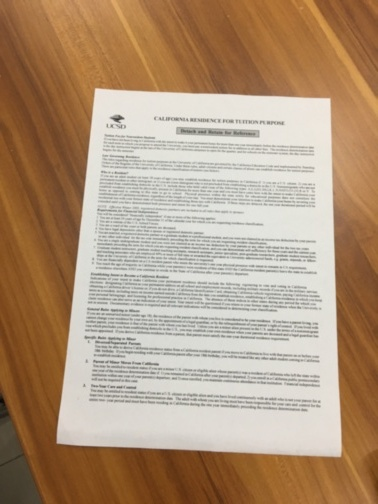
#> input picture data/000026.jpg, 378 x 504 px
$ python transform.py
#> lines starting #> are read from the running program, lines starting #| are printed output that depends on the picture
### utils.py
import numpy as np
import multiprocessing


class Conv2d_MULTITHREADS:
    '''
    使用矩阵乘法实现卷积操作
    '''

    # [61 lines left out: functions __init__, workers, __call__, not called in this run]


class Conv2d:
    '''
    使用矩阵乘法实现卷积操作
    '''

    def __init__(self, k, s, c_in, c_out, mode='same', weight=None):
        '''

        :param k: kernel size
        :param s: stride
        :param c_in: in feature maps
        :param c_out: out feature maps
        :param mode: choose in ['same','valid','full']
        :param weight: kernel data
        '''
        self.k, self.s, self.c_in, self.c_out, self.mode = k, s, c_in, c_out, mode
        if weight is None:
            self.weight = np.random.random((c_in, k, k, c_out))
        else:
            self.weight = weight
        assert mode in ['same', 'full', 'valid']

    def filter(self, image):
        h, w = image.shape
        if self.mode == "same":
            p_h = (self.s * (h - 1) + self.k - h) // 2
            p_w = (self.s * (w - 1) + self.k - w) // 2
        elif self.mode == 'valid':
            p_h, p_w = 0, 0
        elif self.mode == 'full':
            p_h, p_w = self.k - 1, self.k - 1
        else:
            assert False, 'error mode'
        out_h = (h + 2 * p_h - self.k) // self.s + 1
        out_w = (w + 2 * p_w - self.k) // self.s + 1

        # 填充后的image
        padded_img = np.zeros((h + 2 * p_h, w + 2 * p_w))
        padded_img[p_h:p_h + h, p_w:p_w + w] = image
        # image_mat
        image_mat = np.zeros((out_h * out_w, self.k * self.k))
        row = 0
        for i in range(out_h):
            for j in range(out_w):
                window = padded_img[i * self.s:(i * self.s + self.k), j * self.s:(j * self.s + self.k)]

                image_mat[row] = window.flatten()
                row += 1
        # 矩阵乘法
        res = np.dot(image_mat, self.weight.flatten())
        res = np.reshape(res, (out_h, out_w))
        return res

    def __call__(self, image):
        assert image.shape[
                   0] == self.c_in, f"image in channel {image.shape[0]} not equal to weight channel {self.weight.shape[0]}"
        c, h, w = image.shape
        if self.mode == "same":
            p_h = (self.s * (h - 1) + self.k - h) // 2
            p_w = (self.s * (w - 1) + self.k - w) // 2
        elif self.mode == 'valid':
            p_h, p_w = 0, 0
        elif self.mode == 'full':
            p_h, p_w = self.k - 1, self.k - 1
        else:
            assert False, 'error mode'
        out_h = (h + 2 * p_h - self.k) // self.s + 1
        out_w = (w + 2 * p_w - self.k) // self.s + 1

        # 填充后的image
        padded_img = np.zeros((c, h + 2 * p_h, w + 2 * p_w))
        padded_img[:, p_h:p_h + h, p_w:p_w + w] = image
        # image_mat
        image_mat = np.zeros((out_h * out_w, self.k * self.k * c))
        row = 0
        for i in range(out_h):
            for j in range(out_w):
                window = padded_img[:, i * self.s:(i * self.s + self.k), j * self.s:(j * self.s + self.k)]
                image_mat[row] = window.flatten()
                row += 1
        # 矩阵乘法
        res = np.dot(image_mat, self.weight.reshape(-1, self.c_out))
        res = np.reshape(res, (out_h, out_w, self.c_out))
        return np.transpose(res, (2, 0, 1))


# [5 lines that do not run on import are left out]

### corner_detection.py
import cv2
import numpy as np
import math
import matplotlib.pyplot as plt
import example
'''
可调参数
@get_grad_img: grad阈值
'''


# [52 lines left out: function filter2D, not called in this run]


def make_gauss_filter(size, std_D):
    assert size % 2 == 1
    start = int(size / 2)
    x = np.arange(-start, start + 1)
    x = np.ravel(np.tile(x, (size, 1)))
    y = np.arange(start, -start - 1, step=-1)
    y = np.repeat(y, size)
    power = -(x * x + y * y) / (2 * std_D * std_D)
    filter = np.exp(power) / (2 * np.pi * std_D * std_D)
    filter = filter / np.sum(filter)
    return np.reshape(filter, (size, size))


def get_grad_img(gray_img):
    filter_size = 5
    gauss = make_gauss_filter(filter_size, 1.1)

    # 1.朴素卷积
    # smoothed_img = filter2D(gray_img, kernel=gauss)

    # 2. im2col卷积
    from utils import Conv2d_MULTITHREADS as Conv2d
    from utils import Conv2d
    filter2D=Conv2d(filter_size,1,1,1,weight=gauss[np.newaxis,:],mode='valid')
    smoothed_img = filter2D.filter(gray_img)

    # 3. c++ im2col
    # smoothed_img=example.conv2d(1,"valid",gauss,gray_img)

    # 4. c++ im2col threads
    # smoothed_img = example.conv2d_multi(1, "valid", gauss, gray_img)

    # 5. conv pure
    # smoothed_img = example.conv2d_pure(1, "valid", gauss, gray_img)

    row_ind, col_ind = np.where(smoothed_img > 255)
    smoothed_img[row_ind, col_ind] = 255
    # 显示灰度图
    # cv2.imshow('wind', np.uint8(smoothed_img))
    # cv2.waitKey(0)

    laplace = np.array(
        [
            [0, -1, 0],
            [-1, 4, -1],
            [0, -1, 0]
        ],
        dtype=np.float32
    )

    # 1.
    # grad_img = filter2D(smoothed_img, kernel=laplace)

    # 2.
    filter2D = Conv2d(3, 1, 1, 1, weight=laplace[np.newaxis, :],mode='valid')
    grad_img=filter2D(smoothed_img[np.newaxis,:])[0]

    # [11 lines of commented-out code are left out]
    grad_img = np.where(grad_img > 7, grad_img, 0)
    # plt.imshow(grad_img,cmap="gray")
    # plt.show()
    return grad_img


def houghLines(grad_img):
    """
    从梯度图进行hough变换，检测直线
    :param grad_img: 梯度图
    :return: 检测出来的直线的极坐标表示
    """
    # --------------------------------------投票------------------------------------------
    rho_max = math.sqrt(grad_img.shape[0] * grad_img.shape[0] + grad_img.shape[1] * grad_img.shape[1])
    m, n = 180, 2000
    theta_range = np.linspace(0, np.pi, m)
    rho_range = np.linspace(-rho_max, rho_max, n)
    # 投票的表格
    vote_table = np.zeros(shape=(m, n))

    row_cor, col_cor = np.where(grad_img > 0)  # 挑出有选举权的点,假设有K个
    cor_mat = np.stack((row_cor, col_cor), axis=1)  # K*2
    K = cor_mat.shape[0]

    cos_theta = np.cos(theta_range)
    sin_theta = np.sin(theta_range)
    # 这是一个大坑，row实际对应的是y
    # theta_mat = np.stack((cos_theta, sin_theta), axis=0)  # 2*m
    theta_mat = np.stack((sin_theta, cos_theta), axis=0)  # 2*m

    y_mat = np.matmul(cor_mat, theta_mat)  # K*m

    rho_ind = (
            (y_mat - (-rho_max)) * (n - 1) / (rho_max - (-rho_max))
    ).astype(np.int32)  # K*m
    rho_ind = np.ravel(rho_ind, order='F')  # 在列方向stack

    theta_ind = np.arange(0, m)[:, np.newaxis]
    theta_ind = np.repeat(theta_ind, K)

    np.add.at(vote_table, (theta_ind, rho_ind), 1)  # 在vote_table中投票
    # ----------------------------------过滤 1： 选出不同的直线-------------------------------
    # 取出top_k条不同的直线
    top_k = 4
    # unravel_index: https://www.jianshu.com/p/a7e19847bd39 -> 将一维index转换到(m,n)维上
    argmax_ind = np.dstack(np.unravel_index(np.argsort(-vote_table.ravel(), ), (m, n)))
    argmax_ind = argmax_ind[0, :, :]
    valid_lines = np.zeros((top_k, 2))
    exist_num = 0
    for i in range(0, m * n):
        row_ind, col_ind = tuple(argmax_ind[i])
        theta = theta_range[row_ind]
        rho = rho_range[col_ind]
        if is_new_line(theta, rho, valid_lines, exist_num):
            # 遇到新的线了
            valid_lines[exist_num][0] = theta
            valid_lines[exist_num][1] = rho
            exist_num += 1
            if exist_num == 4:
                area, points = get_area(valid_lines)
                too_small = is_too_small(area, grad_img.shape)
                if too_small:
                    exist_num -= 1
            if exist_num >= top_k:
                break
    return valid_lines


def is_too_small(area, shape):
    img_area = shape[0] * shape[1]
    rate = area / img_area
    # print(rate)
    if rate < 1 / 3:
        return True


def get_area(polar_lines):
    # 1. 为了化简计算,把直线分成接近水平/垂直, 两种直线
    vert_ind = np.abs(polar_lines[:, 0] - 1.5) > 0.5
    vert_lines = polar_lines[vert_ind, :]  # 接近垂直的直线
    hori_lines = polar_lines[np.logical_not(vert_ind), :]  # 接近水平的直线

    # 排序: 为了能够组成正方形,先进行排序
    test = np.argsort(np.abs(vert_lines[:, 1]))
    vert_lines = vert_lines[test, :]

    test = np.argsort(np.abs(hori_lines[:, 1]))
    hori_lines = hori_lines[test, :]

    # 2. 计算交点
    points = []
    num_vert_lines = vert_lines.shape[0]
    num_hori_lines = hori_lines.shape[0]
    for i in range(num_vert_lines):
        for j in range(num_hori_lines):
            point = get_intersection_points(vert_lines[i], hori_lines[j])
            points.append([point[1], point[0]])

    # 3. 近似面积最大的为角点
    points = np.array(points).reshape(num_vert_lines, num_hori_lines, 2)
    max_area = 0
    for i in range(num_vert_lines - 1):
        for j in range(num_hori_lines - 1):
            left_top = points[i][j]
            left_bottom = points[i][j + 1]
            right_top = points[i + 1][j]
            right_bottom = points[i + 1][j + 1]
            area = get_approx_area(left_top, left_bottom, right_top, right_bottom)
            if area > max_area:
                max_area = area
                point_seq = (left_top, right_top, right_bottom, left_bottom)
    return max_area, point_seq


def detect_corners(gray_img):
    grad_img = get_grad_img(gray_img)
    polar_lines = houghLines(grad_img)
    # 绘制检测到的直线
    for i in range(polar_lines.shape[0]):
        theta, rho = tuple(polar_lines[i])
        # print(theta, rho)
        a = np.cos(theta)
        b = np.sin(theta)
        x0 = a * rho
        y0 = b * rho
        x1 = int(x0 + 1000 * (-b))
        y1 = int(y0 + 1000 * (a))
        x2 = int(x0 - 1000 * (-b))
        y2 = int(y0 - 1000 * (a))
        # 逐条显示画出来的线
        # cv2.line(grad_img, (x1, y1), (x2, y2), (255, 255, 0), 2)
        # cv2.imshow('windows', grad_img)
        # cv2.waitKey(0)
    # -------------------------------计算交点----------------------------------
    # 1. 为了化简计算,把直线分成接近水平/垂直, 两种直线
    vert_ind = np.abs(polar_lines[:, 0] - 1.5) > 0.5
    vert_lines = polar_lines[vert_ind, :]  # 接近垂直的直线
    hori_lines = polar_lines[np.logical_not(vert_ind), :]  # 接近水平的直线

    # 排序: 为了能够组成正方形,先进行排序
    test = np.argsort(np.abs(vert_lines[:, 1]))
    vert_lines = vert_lines[test, :]

    test = np.argsort(np.abs(hori_lines[:, 1]))
    hori_lines = hori_lines[test, :]
    # 2. 计算交点
    points = []
    num_vert_lines = vert_lines.shape[0]
    num_hori_lines = hori_lines.shape[0]
    for i in range(num_vert_lines):
        for j in range(num_hori_lines):
            point = get_intersection_points(vert_lines[i], hori_lines[j])
            points.append([point[1], point[0]])
            # cv2.circle(grad_img, tuple(point), 10, (255, 0, 0), 2)  # 画出交点
            # cv2.imshow('windows',grad_img)
            # cv2.waitKey(0)

    # 3. 近似面积最大的为角点
    points = np.array(points).reshape(num_vert_lines, num_hori_lines, 2)
    max_area = 0
    for i in range(num_vert_lines - 1):
        for j in range(num_hori_lines - 1):
            left_top = points[i][j]
            left_bottom = points[i][j + 1]
            right_top = points[i + 1][j]
            right_bottom = points[i + 1][j + 1]
            area = get_approx_area(left_top, left_bottom, right_top, right_bottom)
            if area > max_area:
                max_area = area
                point_seq = (left_top, right_top, right_bottom, left_bottom)
    # for c in range(len(point_seq)):
    #     cv2.circle(grad_img, (point_seq[c][1],point_seq[c][0]), 10, (255, 0, 0), 2)  # 画出交点
    #     cv2.imshow('windows',grad_img)
    #     cv2.waitKey(0)
    return grad_img, np.array(point_seq)


def get_approx_area(p1, p2, p3, p4):
    top_line = np.abs(
        p1[1] - p3[1]
    )
    bottem_line = np.abs(
        p2[1] - p4[1]
    )
    left_line = np.abs(
        p1[0] - p2[0]
    )
    right_line = np.abs(
        p3[0] - p4[0]
    )
    return (top_line + bottem_line) * (left_line + right_line)


def is_new_line(theta, rho, valid_data, exist_num):
    # 保证检测到2条垂直的线，两条水平的线
    vertical_line_num = np.abs(valid_data[:exist_num, 0] - 1.5) > 0.5
    vertical_line_num = np.sum(vertical_line_num)
    if vertical_line_num >= 2 and np.abs(theta - 1.5) > 0.5:
        return False
    hori_line_num = np.abs(valid_data[:exist_num, 0] - 1.5) <= 0.5
    hori_line_num = np.sum(hori_line_num)
    if hori_line_num >= 2 and np.abs(theta - 1.5) <= 0.5:
        return False

    for i in range(exist_num):
        theta = 0 if theta - 3.1 > 0 else theta  # 角度3.1...和零度是一样的
        if theta - valid_data[i][0] < 0.2 and np.square(np.abs(rho) - np.abs(valid_data[i][1])) < 1000:
            # 角度相近 & rho相近
            return False
    return True


def get_intersection_points(line1, line2):
    """
    由极坐标表示的line1, line2,求出角点(矩阵求解方程)
    :param line1: [theta1, rho1]
    :param line2: [theta2,rho2]
    :return: row, col
    """
    rho_mat = np.array(
        [line1[1], line2[1]]
    )
    theta_mat = np.array(

        [[np.cos(line1[0]), np.sin(line1[0])],
         [np.cos(line2[0]), np.sin(line2[0])]]
    )
    inv_theta_mat = np.linalg.inv(theta_mat)
    result = np.matmul(inv_theta_mat, rho_mat).astype(np.int32)
    return result.astype(np.int32)  # 由于是坐标,需要改成int


# [8 lines left out: function harries, not called in this run]


# [12 lines that do not run on import are left out]
    # [4 lines of commented-out code are left out]

### transform.py
import numpy as np
import math
import cv2
from corner_detection import detect_corners


# [137 lines left out: functions build_equ, warpAffine, fast_bi_inter, main, not called in this run]


def cvtColor(src_img):
    """
    转彩色图像为灰度图像。模仿opencv命名
    :param src_img: 彩色图像
    :return: 灰度图像
    """
    gray_img = np.sum(src_img, axis=2) / 3
    return gray_img.astype(np.uint8)


if __name__ == "__main__":
    # path = "./data/1.jpg"
    path = "./data/000026.jpg"
    # [4 lines of commented-out code are left out]
    src_img = cv2.imread(path)
#> src_img is the input picture: shape (504, 378, 3); mean B, G, R 124.1, 150.4, 176.7
    gray_img = cvtColor(src_img)
#> in cvtColor, `gray_img = np.sum(src_img, axis=2) / 3`:
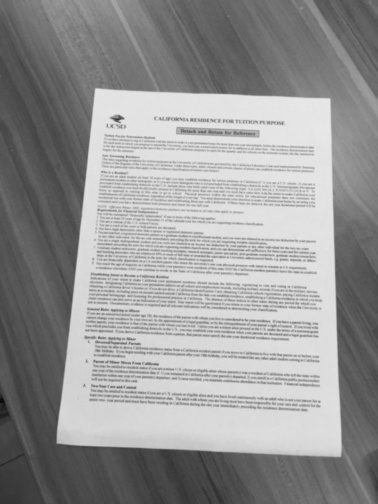
#> gray_img: shape (504, 378) float64; min 6, max 234.7, mean 150.4
    detect_img, detected_corner = detect_corners(gray_img)
#> after the loop in filter, `for i in range(out_h):`: row = 187000
#> in filter, `res = np.reshape(res, (out_h, out_w))`:
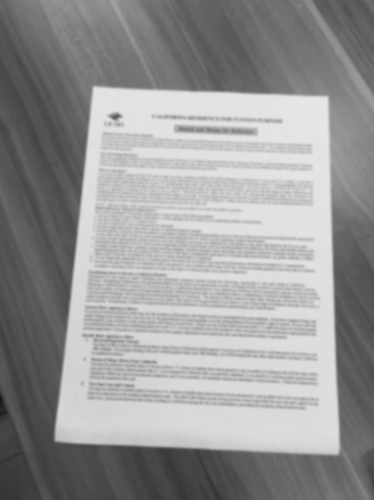
#> res: shape (500, 374) float64; min 15.87, max 231, mean 151.1
#> in get_grad_img, `row_ind, col_ind = np.where(smoothed_img > 255)`: row_ind = empty array
#> in get_grad_img, `grad_img=filter2D(smoothed_img[np.newaxis,:])[0]`:
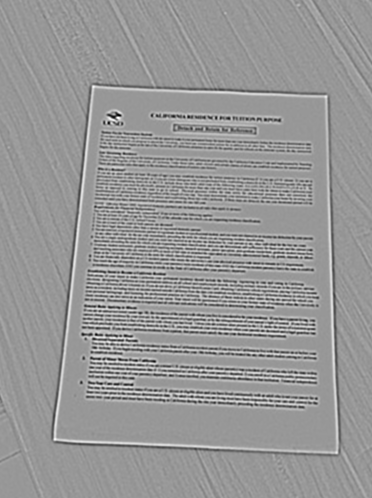
#> grad_img: shape (498, 372) float64; min -40.72, max 27.8, mean 0; drawn with min black and max white
#> in get_grad_img, `grad_img = np.where(grad_img > 7, grad_img, 0)`:
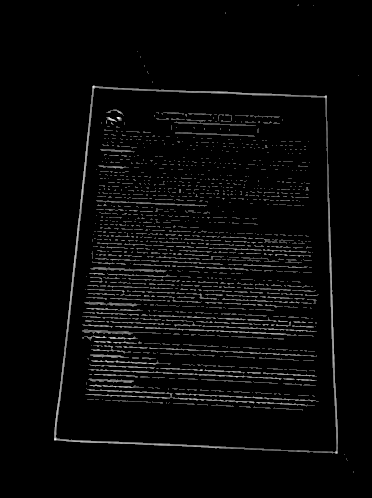
#> grad_img: shape (498, 372) float64; min 0, max 27.8, mean 0.9; drawn with min black and max white
#> in houghLines, `row_cor, col_cor = np.where(grad_img > 0)`: row_cor = 15983 values from 4 to 472; col_cor = 15983 values, max 358 at index 14, min 54 at index 15255, mean 191.9
#> in houghLines, `cor_mat = np.stack((row_cor, col_cor), axis=1)`: cor_mat = 15983 pairs, first value 4 to 472, second value 54 to 358
#> in houghLines, `np.add.at(vote_table, (theta_ind, rho_ind), 1)`:
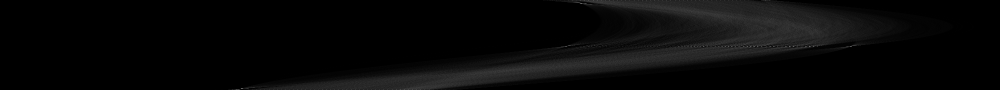
#> vote_table: shape (180, 2000) float64 (shown at 1/2 size); min 0, max 222, mean 8
#> in houghLines, `argmax_ind = np.dstack(np.unravel_index(np.argsort(-vote_table.ravel()..`: argmax_ind = 360000 pairs, first value 0 to 179, second value 0 to 1999
#> the loop in houghLines, `for i in range(0, m * n):` made 9 passes
#> (row_ind, col_ind, theta, rho) on passes 1 to 8: (6, 1161, 0.105, 100.4), (177, 483, 3.11, -321.2), (6, 1162, 0.105, 101.1), (6, 1163, 0.105, 101.7), (177, 484, 3.11, -320.6), (92, 1702, 1.61, 436.9), (92, 1701, 1.61, 436.3), (177, 482, 3.11, -321.8)
#> after the loop in houghLines, `for i in range(0, m * n):`: exist_num = 4; valid_lines = [[0.105, 100.4], [3.11, -321.2], [1.61, 436.9], [1.61, 82.4]]
#> in detect_corners, `polar_lines = houghLines(grad_img)`: polar_lines has the same summary as valid_lines in houghLines
#> the loop in detect_corners, `for i in range(polar_lines.shape[0]):` made 4 passes
#> (theta, rho, a, b, x0, y0, x1, y1) on passes 1 to 4: (0.105, 100.4, 0.994, 0.105, 99.88, 10.56, -5, 1005), (3.11, -321.2, -0.999, 0.0351, 321, -11.27, 285, -1010), (1.61, 436.9, -0.0439, 0.999, -19.16, 436.5, -1018, 392), (1.61, 82.4, -0.0439, 0.999, -3.61, 82.32, -1002, 38)
#> in detect_corners, `vert_ind = np.abs(polar_lines[:, 0] - 1.5) > 0.5`: vert_ind = [True, True, False, False]
#> in detect_corners, `vert_lines = polar_lines[vert_ind, :]`: vert_lines = [[0.105, 100.4], [3.11, -321.2]]
#> in detect_corners, `hori_lines = polar_lines[np.logical_not(vert_ind), :]`: hori_lines = [[1.61, 436.9], [1.61, 82.4]]
#> in detect_corners, `test = np.argsort(np.abs(vert_lines[:, 1]))`: test = [0, 1]
#> in detect_corners, `test = np.argsort(np.abs(hori_lines[:, 1]))`: test = [1, 0]
#> in detect_corners, `hori_lines = hori_lines[test, :]`: hori_lines = [[1.61, 82.4], [1.61, 436.9]]
#> the loop in detect_corners, `for i in range(num_vert_lines):` made 2 passes
#> after the loop in detect_corners, `for i in range(num_vert_lines):`: points = [[86, 91], [439, 54], [96, 324], [452, 337]]
#> after the loop in detect_corners, `for i in range(num_vert_lines - 1):`: max_area = 365844; point_seq = ([86, 91], [96, 324], [452, 337], [439, 54])
#> detected_corner = [[86, 91], [96, 324], [452, 337], [439, 54]]

#> (the run stopped early here; a loop or call above may not have finished)

$ run again, with data/001201.jpg copied over data/000026.jpg
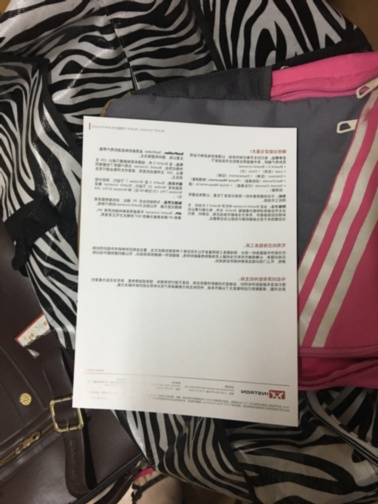
#> input picture data/001201.jpg, 378 x 504 px
#> src_img is the input picture: shape (504, 378, 3); mean B, G, R 107.9, 111.7, 122.5
#> after the loop in filter, `for i in range(out_h):`: row = 187000
#> in get_grad_img, `row_ind, col_ind = np.where(smoothed_img > 255)`: row_ind = empty array
#> in get_grad_img, `grad_img = np.where(grad_img > 7, grad_img, 0)`:
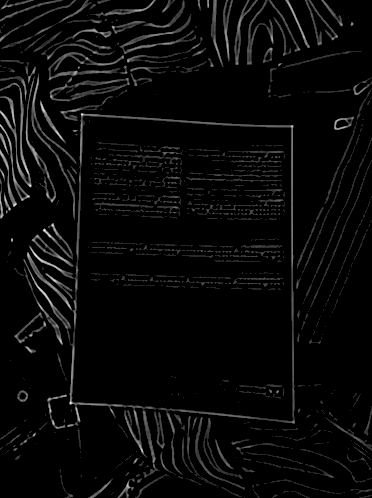
#> grad_img: shape (498, 372) float64; min 0, max 54.75, mean 2; drawn with min black and max white
#> cor_mat = 25263 pairs, first value 0 to 497, second value 0 to 371
#> in houghLines, `np.add.at(vote_table, (theta_ind, rho_ind), 1)`:
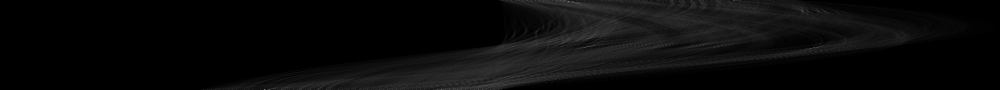
#> vote_table: shape (180, 2000) float64 (shown at 1/2 size); min 0, max 317, mean 12.6; drawn with min black and max white
#> argmax_ind = 360000 pairs, first value 0 to 179, second value 0 to 1999
#> the loop in houghLines, `for i in range(0, m * n):` made 26 passes
#> (row_ind, col_ind, theta, rho) on passes 1 to 8: (179, 529, 3.14, -292.6), (0, 1469, 0, 292), (0, 1467, 0, 290.7), (179, 531, 3.14, -291.4), (2, 1137, 0.0351, 85.51), (2, 1136, 0.0351, 84.89), (2, 1138, 0.0351, 86.13), (179, 528, 3.14, -293.2)
#> after the loop in houghLines, `for i in range(0, m * n):`: exist_num = 4; valid_lines = [[3.14, -292.6], [0.0351, 85.51], [1.63, 108.5], [1.67, 390.9]]
#> polar_lines has the same summary as valid_lines in houghLines
#> the loop in detect_corners, `for i in range(polar_lines.shape[0]):` made 4 passes
#> (theta, rho, a, b, x0, y0, x1, y1) on passes 1 to 4: (3.14, -292.6, -1, 1.22e-16, 292.6, -3.58e-14, 292, -1000), (0.0351, 85.51, 0.999, 0.0351, 85.46, 3, 50, 1002), (1.63, 108.5, -0.0614, 0.998, -6.66, 108.3, -1004, 46), (1.67, 390.9, -0.0964, 0.995, -37.67, 389.1, -1033, 292)
#> vert_ind = [True, True, False, False]
#> in detect_corners, `vert_lines = polar_lines[vert_ind, :]`: vert_lines = [[3.14, -292.6], [0.0351, 85.51]]
#> hori_lines = [[1.63, 108.5], [1.67, 390.9]]
#> in detect_corners, `test = np.argsort(np.abs(vert_lines[:, 1]))`: test = [1, 0]
#> in detect_corners, `vert_lines = vert_lines[test, :]`: vert_lines = [[0.0351, 85.51], [3.14, -292.6]]
#> in detect_corners, `test = np.argsort(np.abs(hori_lines[:, 1]))`: test = [0, 1]
#> the loop in detect_corners, `for i in range(num_vert_lines):` made 2 passes
#> after the loop in detect_corners, `for i in range(num_vert_lines):`: points = [[113, 81], [399, 71], [126, 292], [421, 292]]
#> after the loop in detect_corners, `for i in range(num_vert_lines - 1):`: max_area = 250992; point_seq = ([113, 81], [126, 292], [421, 292], [399, 71])
#> detected_corner = [[113, 81], [126, 292], [421, 292], [399, 71]]
